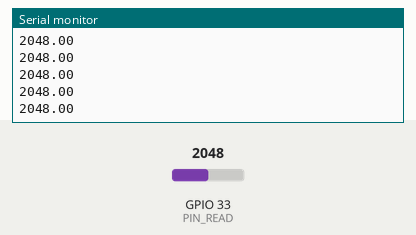
This sketch was run on a simulated ESP32. On the bench: the last lines printed to the serial monitor. Inputs (shaded band) come from the test bench; at power-on: GPIO 33 (PIN_READ) = 2048.

Above: at 1.2 s.
1.3 s: GPIO 33 (PIN_READ) set to 2866
At 2.3 s:
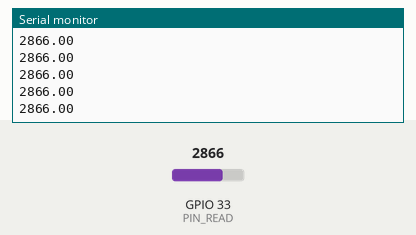
2.8 s: GPIO 33 (PIN_READ) set to 3603
At 3.5 s:
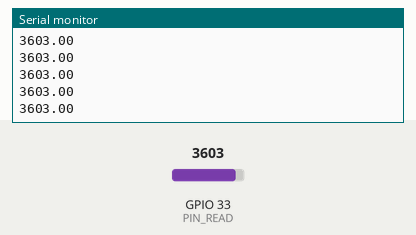
Timing chart, 0 to 5.8 s (numbered marks = the images above; inputs shaded):
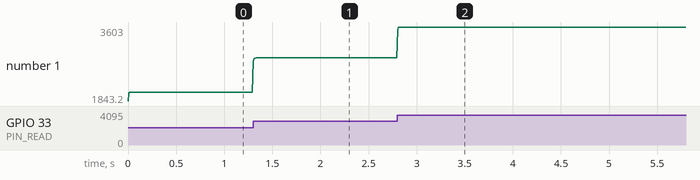

Measured:
- after the input at 1.3 s, the serial monitor: prints a new line at once (image 1)
- after the input at 2.8 s, the serial monitor: prints a new line at once (image 2)
- plotted number 1: 2048 → 2866 after the input at 1.3 s, 2866 → 3603 after the input at 2.8 s

The sketch:

esp32_PhTr_average.ino
```cpp
#define PIN_READ 33
#define FACT_IIR_ALPHA ((float)0.9)
#define FACT_IIR_BETA ((float)1-FACT_IIR_ALPHA)

float gfValPrev;

void setup() {
  Serial.begin(115200);
  gfValPrev=0;
}

void loop() {
  float fValCurr = analogRead(PIN_READ);
  gfValPrev = fValCurr * FACT_IIR_ALPHA + gfValPrev * FACT_IIR_BETA ;
  Serial.println(gfValPrev);
  delay(10);
}
```
